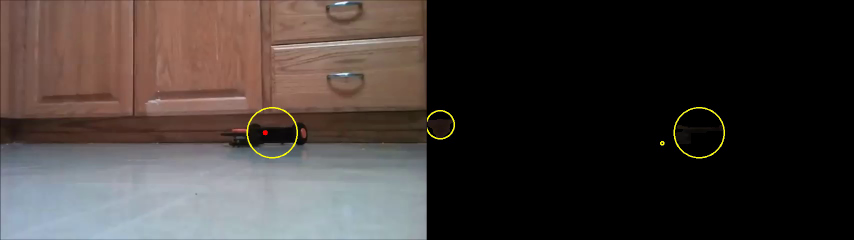
#> input picture frame 0 of Autonomous/code/Vision/data/fpv.avi, 1708 x 480 px, given in place of bodacious.mp4, which was not available (shown at 1/2 size)
$ python LUTexample.py   (Python 2 division)
#> lines starting #> are read from the running program, lines starting #| are printed output that depends on the picture; after the words box and inside, x2 and y2 are one past the last pixel; in counts of white or black regions, pixels touching at a corner belong together; pictures that were not available may be replaced by others from this repository, and a replacement may not be noted
# todo
import cv2
import time
import numpy as np

'''
This is good at capturing colorful bots
TODO:
    1. make mask for Joshua's videos (gopro is fixed not moving)
    2. bring in video and filter through mask
    3. detect blob in masked_frame
    4. draw line from blob to center of picture
'''

bits = 2;
identity = np.arange(256, dtype=np.dtype('uint8'))
identity = np.right_shift(identity, 8 - bits)  # reduce 'bits' lsb
identity = np.left_shift(identity, 8 - bits)  #
print identity

zeros = np.zeros(256, np.dtype('uint8'))
# lut = np.dstack((identity, zeros, zeros))
lut = np.dstack((identity, identity, identity))

cap = cv2.VideoCapture('C:/Users/phahn/Desktop/bodacious.mp4')
w = int(cap.get(3))
h = int(cap.get(4))
write = cv2.VideoWriter('lut.avi', cv2.VideoWriter_fourcc(*'MJPG'), 30, (w, h))

time.sleep(2)

while (cap.isOpened()):
    ret, frame = cap.read()
#> frame is the input picture: shape (480, 1708, 3); mean B, G, R 54.8, 57.7, 65.2
    frame2 = cv2.LUT(frame, lut)
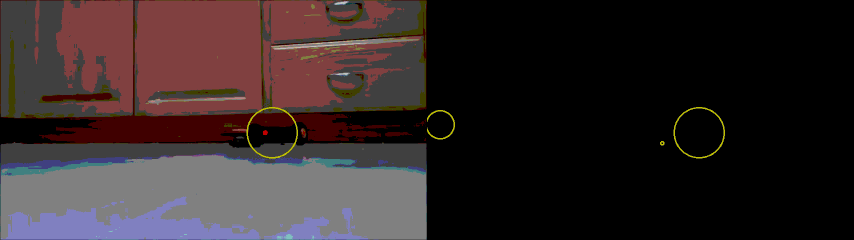
#> frame2: shape (480, 1708, 3) (shown at 1/2 size); mean B, G, R 39.8, 38.9, 49.6
    cv2.imshow('LUT', frame2)

    # try thresholding out pit / surroundings
    hsv = cv2.cvtColor(frame2, cv2.COLOR_BGR2HSV)
#> hsv: shape (480, 1708, 3); mean H, S, V 5.8, 36, 52.5
    hue, sat, val = cv2.split(hsv)
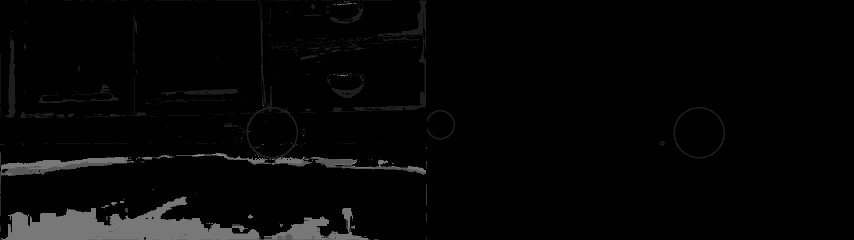
#> hue: shape (480, 1708) (shown at 1/2 size); min 0, max 165, mean 5.8
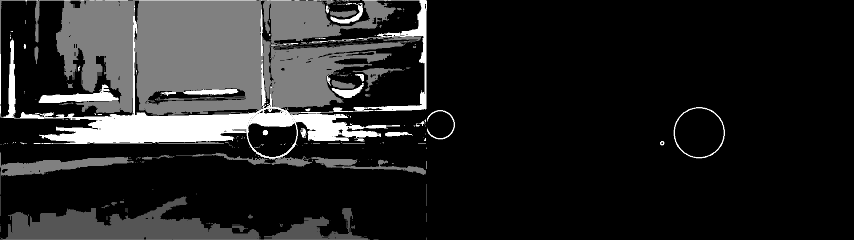
#> sat: shape (480, 1708) (shown at 1/2 size); min 0, max 255, mean 36
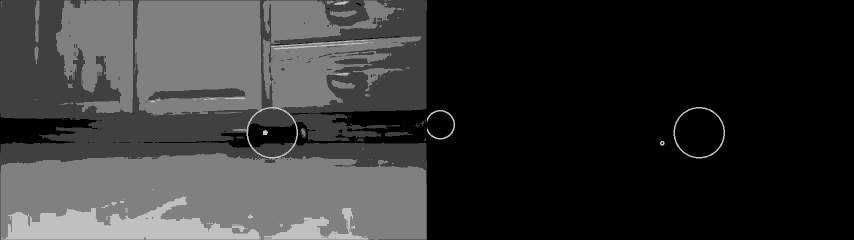
#> val: shape (480, 1708) (shown at 1/2 size); min 0, max 192, mean 52.5
    cv2.imshow("Hue", hue)
    cv2.imshow("Sat", sat)
    cv2.imshow("Val", val)

    # H S V
    lower_range = np.array([0, 96,
                            32])  # this is getting good for 2 bit color, colored bots are unmasked. wall artifacts disappear w/bots unfortunately
    upper_range = np.array([180, 255, 196])  # This is ineffective with 1 bit color
    mask = cv2.inRange(hsv, lower_range, upper_range)
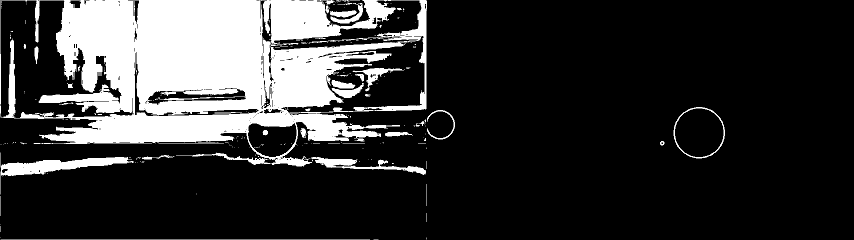
#> mask: shape (480, 1708) (shown at 1/2 size); 20.4% white; 212 white regions (164 under 20 px), largest, box (x1, y1, x2, y2) and area: (0, 0, 854, 333) 151508, (1, 314, 268, 389) 4826, (621, 314, 852, 350) 2282

    # Bitwise-AND mask and original image
    masked_frame = cv2.bitwise_and(frame2, frame2, mask=mask)
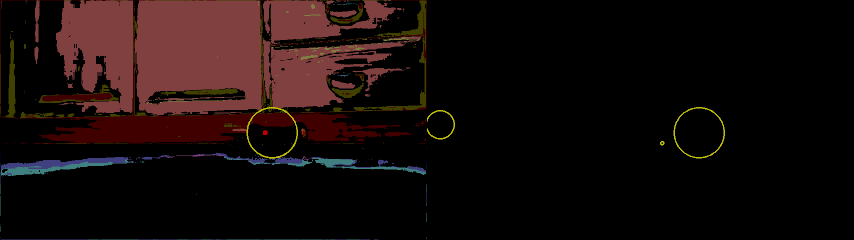
#> masked_frame: shape (480, 1708, 3) (shown at 1/2 size); mean B, G, R 10.3, 11.4, 22.1
    cv2.imshow("Masked", masked_frame)
    cv2.imshow("Mask", mask)

    write.write(masked_frame)
    if cv2.waitKey(1) & 0xFF == ord('q'):
#> (key q is pressed here)
        break

cap.release()
cv2.destroyAllWindows()
write.release()
